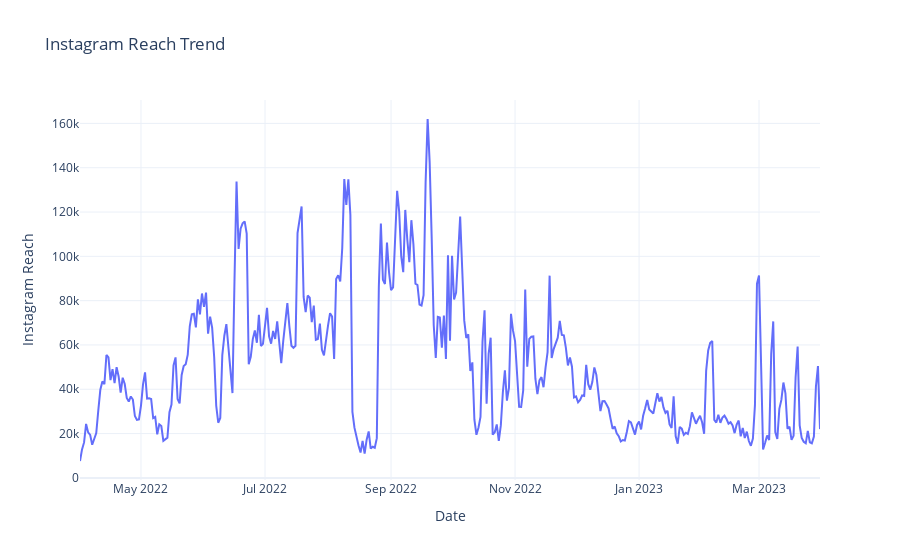

Source (notebook cell):
### Markdown cell above
# Analyzing Reach

Let’s analyze the trend of Instagram reach over time using a line chart:

### Code cell
fig = go.Figure()
fig.add_trace(go.Scatter(x=data['Date'], 
                         y=data['Instagram reach'], 
                         mode='lines', name='Instagram reach'))
fig.update_layout(title='Instagram Reach Trend', xaxis_title='Date', 
                  yaxis_title='Instagram Reach')
fig.show()

### Figure 1 — Plotly figure (JSON) as saved in the notebook; plotly's stock layout.template omitted (floating-point values rounded to 4 significant figures; data arrays with more than 128 entries replaced by an {"elided": "..."} marker saying what was removed)
{"data": [{"mode": "lines", "name": "Instagram reach", "type": "scatter", "x": {"elided": "365 str values"}, "y": {"elided": "365 int values"}}], "layout": {"title": {"text": "Instagram Reach Trend"}, "xaxis": {"title": {"text": "Date"}}, "yaxis": {"title": {"text": "Instagram Reach"}}}}
